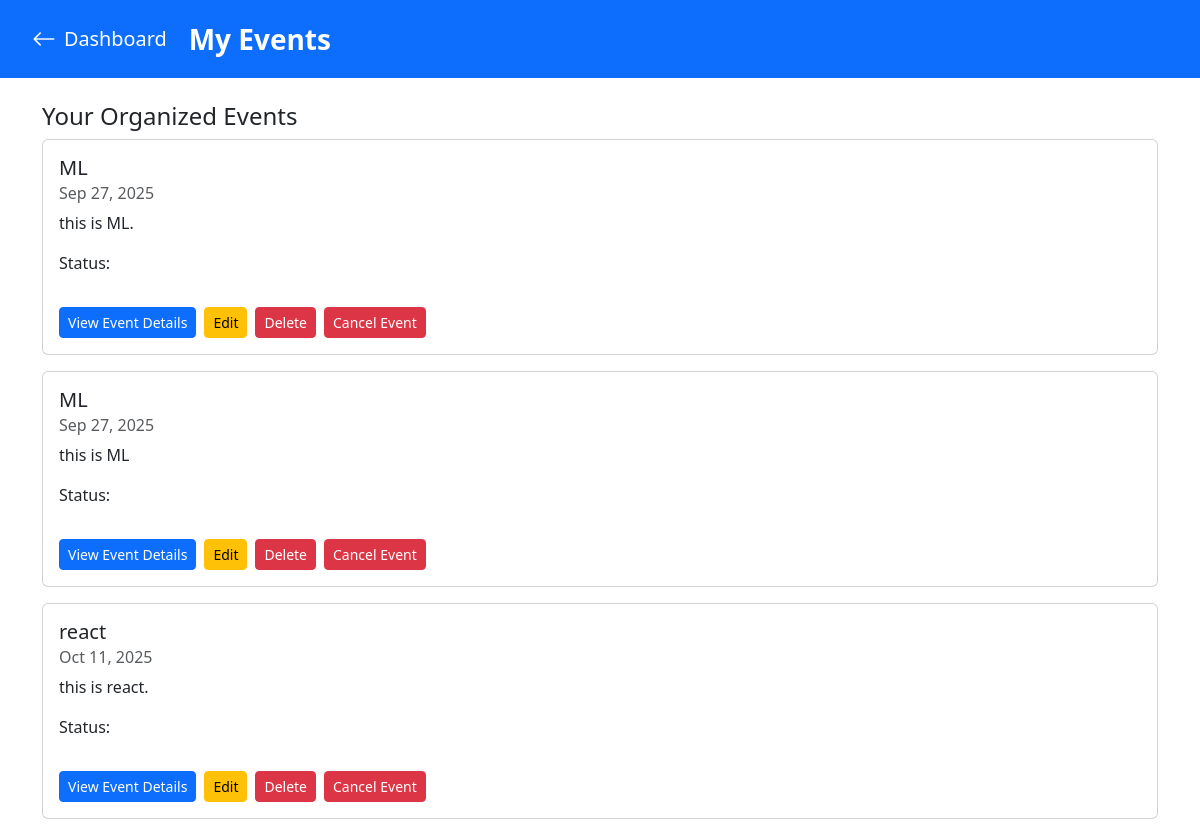
Before: /api/auth/my-events/ (signed in) with the older database file.
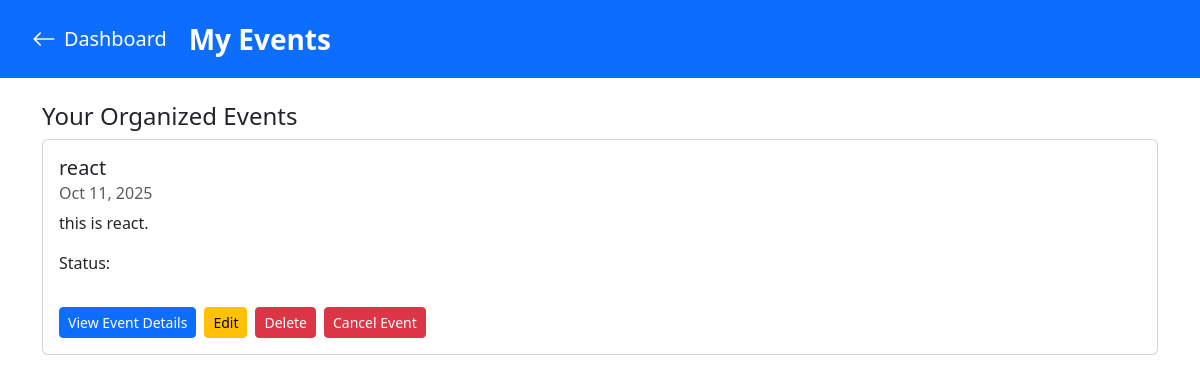
After: the same page with the newer database file.
### accounts/models.py (models this page shows, shortened)
class Event(models.Model):
    STATUS_CHOICES = [
        ("scheduled", "Scheduled"),
        ("cancelled", "Cancelled"),
    ]
    owner = models.ForeignKey(User, on_delete=models.CASCADE, related_name="created_events")
    owners = models.ManyToManyField(User, related_name="my_events", blank=True)
    registrants = models.ManyToManyField(User, related_name="registered_events", blank=True)
    title = models.CharField(max_length=200)
    description = models.TextField(blank=True)
    event_date = models.DateField()
    start_time = models.TimeField(null=True, blank=True)
    end_time = models.TimeField(null=True, blank=True)
    created_at = models.DateTimeField(auto_now_add=True)
    max_participants = models.PositiveIntegerField(null=True, blank=True)
    meeting_link = models.URLField(blank=True)
    registration_deadline = models.DateTimeField(null=True, blank=True)
    is_admin_event = models.BooleanField(default=False)
    invitation_emails = models.TextField(
        blank=True,
        null=True,
        help_text="Comma-separated email addresses for invitations"
    )
    status = models.CharField(max_length=20, choices=STATUS_CHOICES, default="scheduled")
    cancelled_at = models.DateTimeField(null=True, blank=True)
    cancel_reason = models.TextField(null=True, blank=True)
    class Meta:
        ordering = ['event_date']

### accounts/views.py (the view)
# urls.py: path('my-events/', views.my_events, name='my_events'),
@login_required
def my_events(request):
    my_events = Event.objects.filter(owners=request.user).order_by('event_date')
    if request.method == "POST":
        form = EventForm(request.POST)
        if form.is_valid():
            event = form.save(commit=False)
            event.is_admin_event = False
            event.save()
            event.owners.add(request.user)
            messages.success(request, "Event added successfully.")
            return redirect('my_events')
    else:
        form = EventForm()
    return render(request, 'accounts/my_events.html', {
        'my_events': my_events,
        'form': form,
    })

### accounts/templates/accounts/my_events.html (shortened to what this page needs)
{% load widget_tweaks %}
<!DOCTYPE html>
<html lang="en">
<head>
    <link href="https://cdn.jsdelivr.net/npm/bootstrap@5.3.0/dist/css/bootstrap.min.css" rel="stylesheet" />
    <link rel="stylesheet" href="https://cdn.jsdelivr.net/npm/bootstrap-icons@1.9.1/font/bootstrap-icons.css" />
</head>
<body>
    <div class="header-bar">
        <a href="{% url 'dashboard' %}" class="back-link" aria-label="Go back to dashboard">
            <i class="bi bi-arrow-left" style="font-size: 1.5rem; margin-right: 8px;"></i>
            Dashboard
        </a>
        <span class="fs-3 fw-bold">My Events</span>
    </div>
    <div class="container mt-4">
        <h4>Your Organized Events</h4>
        {% if my_events %}
            {% for event in my_events %}
                <div class="card mb-3">
                    <div class="card-body d-flex flex-column justify-content-between" style="min-height: 180px;">
                        <div>
                            <h5 class="card-title">{{ event.title }}</h5>
                            <h6 class="card-subtitle mb-2 text-muted">{{ event.event_date|date:"M d, Y" }}</h6>
                            <p class="card-text">{{ event.description }}</p>
                            <p>Status:
                            </p>
                        </div>
                        <div class="mt-3 d-flex gap-2">
                            <a href="{% url 'event_detail' event.id %}" class="btn btn-primary btn-sm">View Event Details</a>
                            {% if request.user in event.owners.all %}
                                <a href="{% url 'edit_event' event.id %}" class="btn btn-warning btn-sm">Edit</a>
                                <form action="{% url 'delete_event' event.id %}" method="post" style="display:inline;">
                                    <button type="button" class="btn btn-danger btn-sm" data-bs-toggle="modal" data-bs-target="#deleteModal{{ event.id }}">
                                        Delete
                                    </button>
                                </form>
                                {% if event.status != "cancelled" %}
                                    <form method="post" action="{% url 'cancel_event' event.id %}" class="d-inline">
                                        <button type="submit" class="btn btn-danger btn-sm">Cancel Event</button>
                                    </form>
                                {% endif %}
                            {% endif %}
                        </div>
                    </div>
                </div>
            {% endfor %}
        {% else %}
            <div class="alert alert-info">You have not organized any events yet.</div>
        {% endif %}
    </div>
</body>
</html>

Changed rows visible on the page:
removed Event: title "ML", event_date "Sep 27, 2025", description "this is ML.", status "Cancel Event"
removed Event: title "ML", event_date "Sep 27, 2025", description "this is ML", status "Cancel Event"
